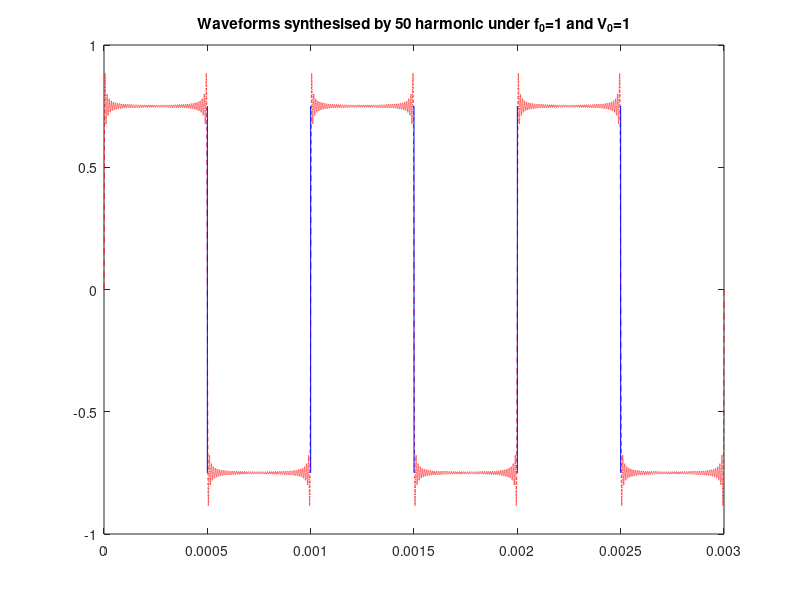

Write the MATLAB code that produced this figure.
clear all;
f0=1000;
omega = 2*pi*f0;
T = 2*pi/omega;
t = linspace(0, T, 100000);
V0 = 3/pi;
V = 3/4;
max_harmonics = 50;
a = zeros(1, max_harmonics);
b = zeros(1, max_harmonics);
synth_triang = zeros(size(t));

f(t<=T/2) = V;
f(t>T/2) =  -V;

for n = 1 : max_harmonics
    b(n)= 1/(2*n-1);
    synth_triang = synth_triang + V0 * b(n) * sin(2*pi*(2*n-1)*f0*t); 
end
max_synth = max(synth_triang);
overshoot = (max_synth-V)/V;
t = linspace(0, 3*T, 3*100000);
synth_triang = repmat(synth_triang, 1, 3);
f = repmat(f,1,3);
figure
plot(t, synth_triang, 'r--');
hold on;
plot(t,f,'b-');
title(['Waveforms synthesised by ' ,num2str(max_harmonics), ' harmonic under f_{0}=1 and V_{0}=1']);